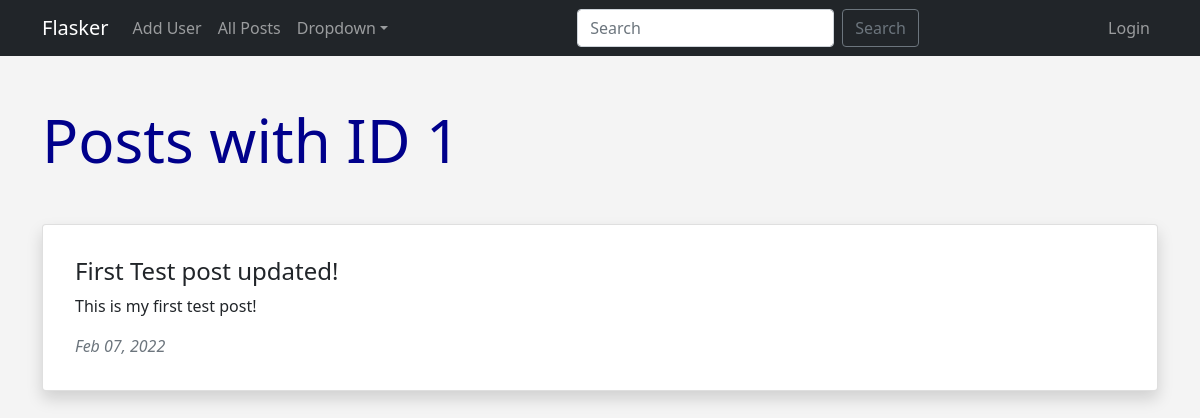
The page /show-post/1 on the database as committed earlier.
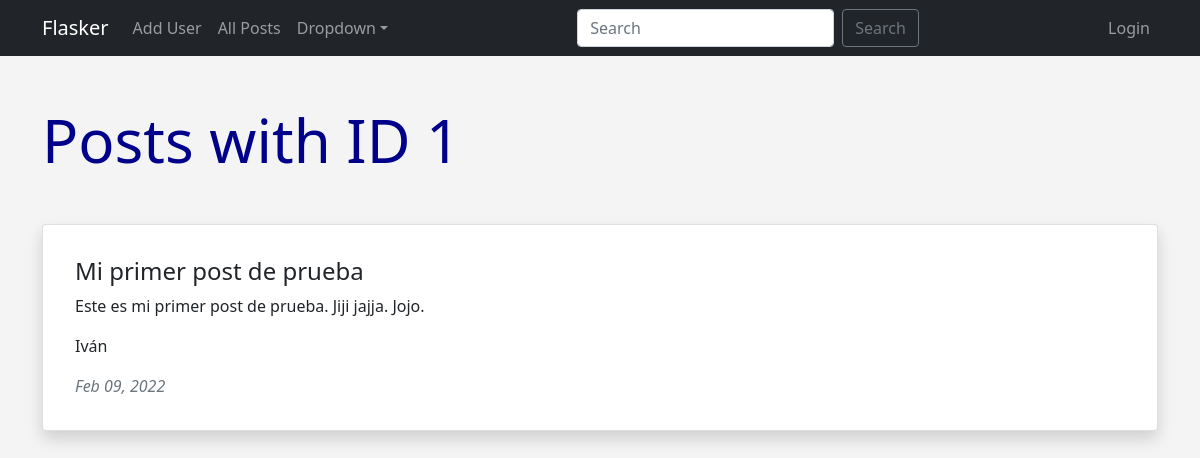
The same page on the database as committed later.
### app.py (models this page shows, shortened)
class Posts(db.Model):
    id = db.Column(db.Integer, primary_key=True)
    title = db.Column(db.String(100), nullable=False)
    slug = db.Column(db.String(100), nullable=False, unique=True)
    author = db.Column(db.Integer, db.ForeignKey('users.id'))
    content = db.Column(db.Text, nullable=False)
    date_posted = db.Column(db.DateTime, default=datetime.utcnow)

class Users(db.Model, UserMixin):
    id = db.Column(db.Integer, primary_key=True)
    name = db.Column(db.String(50), nullable=False)
    email = db.Column(db.String(50), nullable=False, unique=True)
    favorite_color = db.Column(db.String(50))
    date_added = db.Column(db.DateTime, default=datetime.utcnow)
    password_hash = db.Column(db.String(128))
    posts = db.relationship('Posts', backref='post_author', lazy=True)
    @property
    def password(self):
        raise AttributeError('Password is not a readable attribute')

### app.py (the view)
@app.route('/show-post/<int:id>')
def show_post(id):
    post = Posts.query.get_or_404(id)
    return render_template('show_post.html', post=post)

### templates/show_post.html (shortened to what this page needs)
{% extends 'base.html' %}
{% block content %}
<h1 class="my-5">Posts with ID {{ post.id }}</h1>
<div class="card shadow p-3 my-5 bg-body rounded">
    <div class="card-body">
        <h4 class="card-title">{{ post.title }}</h4>
        <p class="card-text">{{ post.content }}</p>
        <p class="card-text">{{ post.post_author.name }}</p>
        <p class="card-text text-muted fst-italic">{{ post.date_posted.strftime('%b %d, %Y') }}</p>
    </div>
</div>
{% endblock content %}

Rows that differ between the two databases and show on the page:
changed Posts id 1: title "First Test post updated!" → "Mi primer post de prueba"; content "This is my first test post!" → "Este es mi primer post de prueba. Jiji jajja. Jojo."; date_posted "Feb 07, 2022" → "Feb 09, 2022"
now on this page (row edited): Users: post_author.name "Iván"
